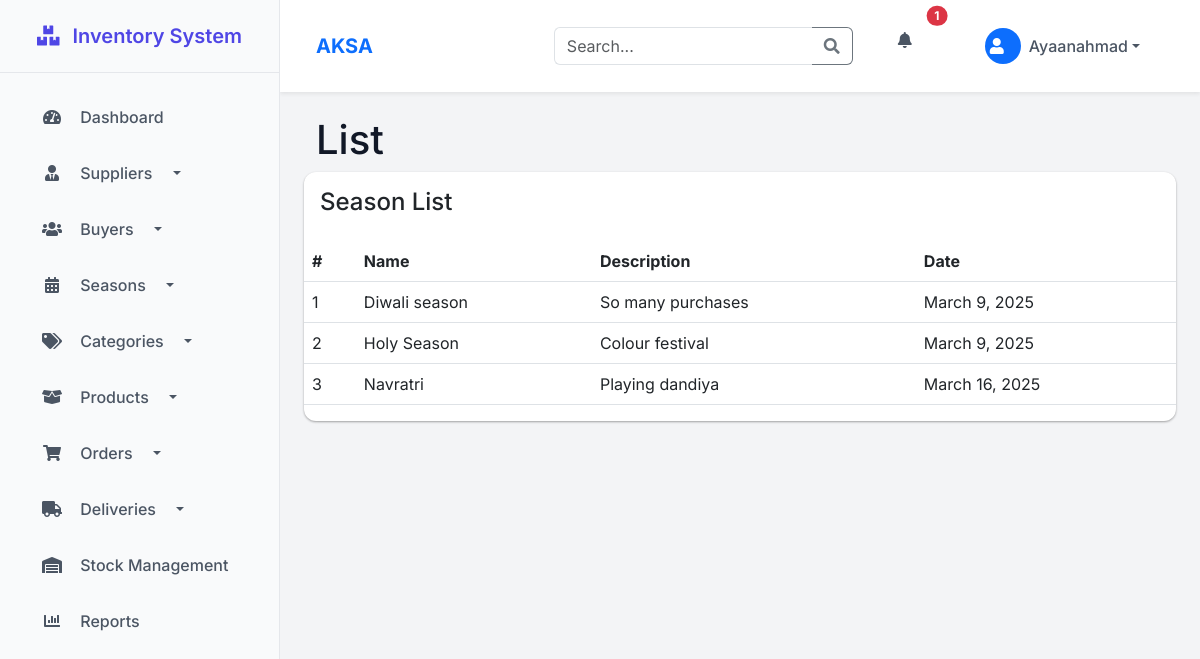
Page /store/season-list/ (signed in) on the committed database.
### inventory/models.py (models this page shows)
class User(AbstractUser):
    is_buyer = models.BooleanField(default=False)
    is_supplier = models.BooleanField(default=False)
    is_admin = models.BooleanField(default=False)

### store/models.py (models this page shows, shortened)
class Season(models.Model):
    name = models.CharField(max_length=120, unique=True)
    description = models.CharField(max_length=220)
    created_date = models.DateField(auto_now_add=True)

### store/views.py (the view)
# urls.py: path('season-list/', SeasonListView.as_view(), name='season-list'),
class SeasonListView(ListView):
    model = Season
    template_name = 'store/season_list.html'
    context_object_name = 'season'

### store/context_processors.py (called while the page is built)
def alerts_context(request):
    if request.user.is_authenticated:
        return {
            'unread_alerts_count': Alert.objects.filter(user=request.user, is_read=False).count(),
            'recent_alerts': Alert.objects.filter(user=request.user).order_by('-created_at')[:5]
        }
    return {}

### templates/store/season_list.html (shortened to what this page needs)
{% extends 'base/base.html' %}
{% block breadcrumbs %}
<div class="breadcrumbs">
    <div class="breadcrumbs-inner">
        <div class="row m-0">
            <div class="col-sm-4">
                <div class="page-header float-left">
                    <div class="page-title">
                        <h1>List</h1>
                    </div>
                </div>
            </div>
        </div>
    </div>
</div>
{% endblock breadcrumbs %}
{% block content %}
<div class="row">
    <div class="col-xl-12">
        <div class="card">
            <div class="card-body">
                <h4 class="box-title">Season List </h4>
            </div>
            <div class="card-body--">
                <div class="table-stats order-table ov-h">
                    <table class="table ">
                        <thead>
                            <tr>
                                <th class="serial">#</th>
                                <th>Name</th>
                                <th>Description</th>
                                <th>Date</th>
                            </tr>
                        </thead>
                        <tbody>
                            {% if season %}
                            {% for season in season %}
                            <tr>
                                <td class="serial">{{ forloop.counter }}</td>
                                <td>{{ season.name }}</td>
                                <td>{{ season.description }}</td>
                                <td>{{ season.created_date }}</td>
                            </tr>
                            {% endfor %}
                            {% else %}
                                <tr><td>No Season Data</td></tr>
                            {% endif %}
                        </tbody>
                    </table>
                </div>
            </div>
        </div>
    </div>
</div>
{% endblock content %}

### templates/base/navbar.html (shortened to what this page needs)
<header class="navbar navbar-expand-lg navbar-light bg-white shadow-sm">
    <div class="container-fluid">
        <a class="navbar-brand fw-bold text-primary">AKSA</a>
        <div class="collapse navbar-collapse">
            <form class="d-flex ms-auto me-3" method="GET" action="{% url 'search' %}">
                <div class="input-group">
                    <input class="form-control border-end-0" type="search" name="q" placeholder="Search..."
                           aria-label="Search" value="{{ request.GET.q }}">
                    <button class="btn btn-outline-secondary border-start-0" type="submit">
                        <i class="fas fa-search"></i>
                    </button>
                </div>
            </form>
            <ul class="navbar-nav">
                <li class="nav-item dropdown me-2">
                    <a class="nav-link position-relative" href="#" id="alertsDropdown" role="button"
                       data-bs-toggle="dropdown" aria-expanded="false">
                        <i class="fas fa-bell text-gray-600"></i>
                        {% if unread_alerts_count > 0 %}
                        <span class="position-absolute top-0 start-100 translate-middle badge rounded-pill bg-danger">
                            {{ unread_alerts_count }}
                        </span>
                        {% endif %}
                    </a>
                </li>
                <li class="nav-item dropdown">
                    <a class="nav-link dropdown-toggle d-flex align-items-center" href="#" id="userDropdown"
                       role="button" data-bs-toggle="dropdown" aria-expanded="false">
                        <div class="avatar avatar-sm me-2">
                            <div class="bg-primary text-white rounded-circle d-flex align-items-center justify-content-center"
                                 style="width: 36px; height: 36px;">
                                <i class="fas fa-user"></i>
                            </div>
                        </div>
                        <span class="d-none d-lg-inline">{{ request.user.username }}</span>
                    </a>
                </li>
            </ul>
        </div>
    </div>
</header>

### templates/base/base.html (style rules this page uses)
:root { --primary: #4f46e5; --primary-hover: #4338ca; --sidebar-bg: #f9fafb; --sidebar-active: #e0e7ff; --header-bg: #ffffff; --card-shadow: 0 1px 3px rgba(0,0,0,0.12), 0 1px 2px rgba(0,0,0,0.24); --transition: all 0.3s cubic-bezier(.25,.8,.25,1); }
body { font-family: 'Inter', sans-serif; background-color: #f3f4f6; color: #111827; }
.nav-link { color: #4b5563; padding: 0.75rem 1.5rem; font-weight: 500; border-radius: 0.5rem; margin: 0.25rem 1rem; transition: var(--transition); }
.nav-link i { width: 24px; text-align: center; margin-right: 12px; }
.navbar { background: var(--header-bg); box-shadow: var(--card-shadow); padding: 0.75rem 1.5rem; }
.navbar-brand { font-weight: 700; color: var(--primary); font-size: 1.25rem; }
.card { border: none; border-radius: 0.75rem; box-shadow: var(--card-shadow); transition: var(--transition); }

### rows in the picture
User: user.username "Ayaanahmad"
Season: name "Diwali season", description "So many purchases", created_date "March 9, 2025"
Season: name "Holy Season", description "Colour festival", created_date "March 9, 2025"
Season: name "Navratri", description "Playing dandiya", created_date "March 16, 2025"

### other values in the picture
{{ unread_alerts_count }} "1"
